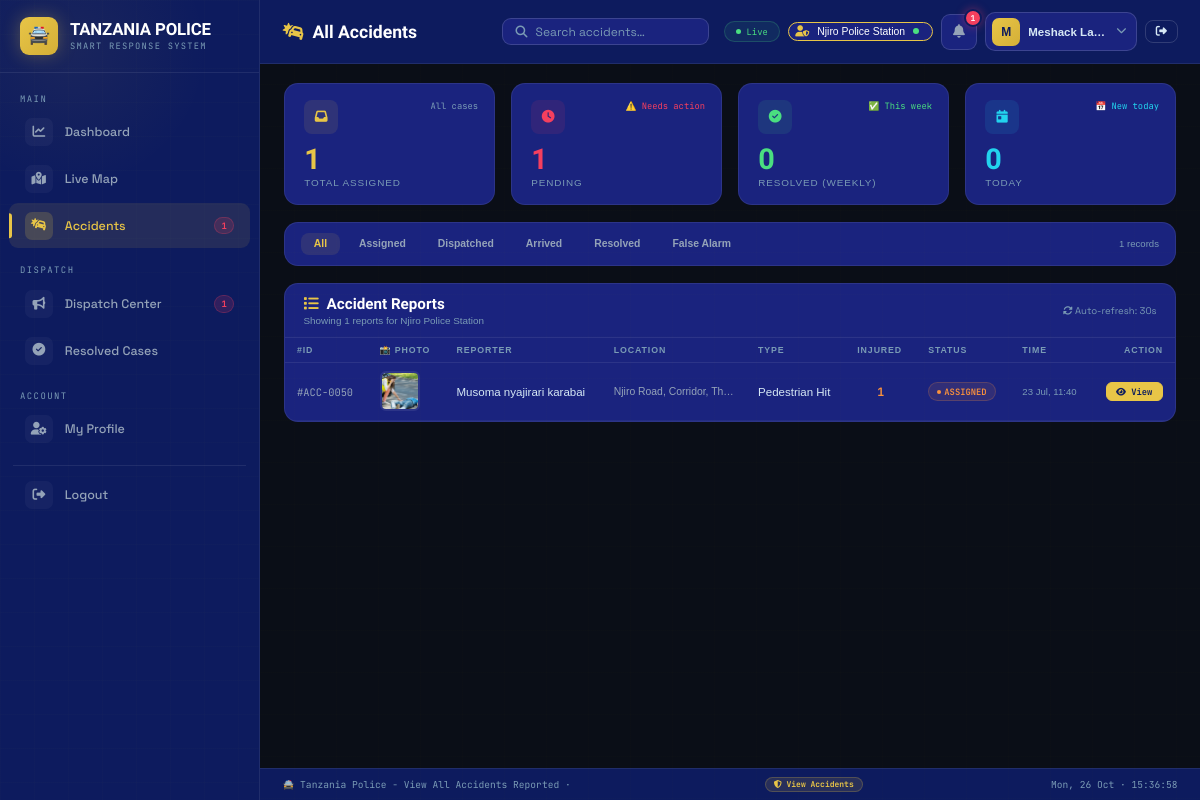
/police/view_accidents.php (signed in), run on the app's committed database.
### tables this page shows
CREATE TABLE `users` (
  `id` int(11) NOT NULL,
  `full_name` varchar(100) DEFAULT NULL,
  `phone` varchar(20) DEFAULT NULL,
  `email` varchar(100) DEFAULT NULL,
  `password` varchar(255) DEFAULT NULL,
  `role` enum('admin','police','hospital','citizen') DEFAULT 'citizen',
  `police_station_id` int(11) DEFAULT NULL,
  `hospital_station_id` int(11) DEFAULT NULL,
  `approval_status` enum('pending','approved','rejected') DEFAULT 'pending',
  `created_at` timestamp NOT NULL DEFAULT current_timestamp()
);

CREATE TABLE `police_stations` (
  `id` int(11) NOT NULL,
  `name` varchar(100) NOT NULL,
  `location` varchar(200) DEFAULT NULL,
  `phone` varchar(20) DEFAULT NULL,
  `email` varchar(100) DEFAULT NULL,
  `region` varchar(100) DEFAULT NULL,
  `latitude` decimal(10,8) DEFAULT NULL,
  `longitude` decimal(11,8) DEFAULT NULL,
  `is_active` tinyint(1) DEFAULT 1,
  `created_at` timestamp NOT NULL DEFAULT current_timestamp(),
  `updated_at` timestamp NOT NULL DEFAULT current_timestamp() ON UPDATE current_timestamp()
);

CREATE TABLE `accidents` (
  `id` int(11) NOT NULL,
  `reporter_name` varchar(100) NOT NULL,
  `reporter_phone` varchar(20) NOT NULL,
  `reporter_email` varchar(100) DEFAULT NULL,
  `accident_type` varchar(100) NOT NULL,
  `injuries` int(11) DEFAULT 0,
  `hazards` text DEFAULT NULL,
  `description` text DEFAULT NULL,
  `photo_path` varchar(255) DEFAULT NULL,
  `images` text DEFAULT NULL,
  `latitude` decimal(10,8) NOT NULL,
  `longitude` decimal(11,8) NOT NULL,
  `location_description` text DEFAULT NULL,
  `old_status` enum('pending','assigned','dispatched','resolved','false_alarm') DEFAULT 'pending',
  `police_status` enum('pending','assigned','dispatched','arrived','resolved','false_alarm') DEFAULT 'pending',
  `hospital_status` enum('pending','assigned','preparing','ambulance_dispatched','patient_received','treated','closed') DEFAULT 'pending',
  `assigned_police_id` int(11) DEFAULT NULL,
  `assigned_hospital_id` int(11) DEFAULT NULL,
  `created_at` timestamp NOT NULL DEFAULT current_timestamp()
);

### police/view_accidents.php (the view, shortened to what this page needs)
<?php
include __DIR__ . '/../connection.php';
function is_active($page) {
    return basename($_SERVER['PHP_SELF']) === $page ? 'active' : '';
}
function getAccidentImage($row) {
    if (!empty($row['images'])) {
        $images = json_decode($row['images'], true);
        if (is_array($images) && count($images) > 0) {
            return ltrim($images[0], '/');
        }
    }
    return null;
}
$police_id = $_SESSION['user_id'];
$user_query = $conn->query("
    SELECT u.*, ps.id as station_id, ps.name as station_name, ps.location
    FROM users u
    LEFT JOIN police_stations ps ON u.police_station_id = ps.id
    WHERE u.id = $police_id
");
$user = $user_query->fetch_assoc();
$police_station = $user['station_name'] ?? 'Police Station';
$police_station_id = $user['station_id'] ?? null;
$status_filter = $_GET['status'] ?? 'all';
$page = $_GET['page'] ?? 1;
$limit = 15;
$offset = ($page - 1) * $limit;
$where_conditions = ["assigned_police_id = $police_station_id"];
$where_sql = "WHERE " . implode(" AND ", $where_conditions);
$total_query = "SELECT COUNT(*) as total FROM accidents $where_sql";
$total_result = $conn->query($total_query);
$total_records = $total_result->fetch_assoc()['total'];
$query = "SELECT
            a.*,
            a.police_status as status,
            ps.name as police_station_name
          FROM accidents a
          LEFT JOIN police_stations ps ON a.assigned_police_id = ps.id
          $where_sql
          ORDER BY a.created_at DESC
          LIMIT $limit OFFSET $offset";
$accidents = $conn->query($query);
$stats_query = "SELECT
    (SELECT COUNT(*) FROM accidents WHERE assigned_police_id = $police_station_id AND police_status IN ('assigned', 'dispatched', 'arrived')) as active_cases,
    (SELECT COUNT(*) FROM accidents WHERE assigned_police_id = $police_station_id AND DATE(created_at) = CURDATE()) as today_cases,
    (SELECT COUNT(*) FROM accidents WHERE assigned_police_id = $police_station_id AND police_status = 'resolved' AND WEEK(created_at) = WEEK(CURDATE())) as weekly_resolved,
    (SELECT COUNT(*) FROM accidents WHERE assigned_police_id = $police_station_id AND police_status = 'resolved') as resolved_count,
    (SELECT COUNT(*) FROM accidents WHERE assigned_police_id = $police_station_id AND police_status = 'assigned') as pending_count,
    (SELECT COUNT(*) FROM accidents WHERE assigned_police_id = $police_station_id) as total_assigned";
$stats_result = $conn->query($stats_query);
$stats = $stats_result->fetch_assoc();
$pending_count = $stats['pending_count'] ?? 0;
$admin_name = htmlspecialchars($_SESSION['name'] ?? 'Police Officer');
$admin_init = strtoupper(substr($admin_name, 0, 1));
?>
<!DOCTYPE html>
<html lang="en">
<head>
<link rel="stylesheet" href="https://cdnjs.cloudflare.com/ajax/libs/font-awesome/6.5.0/css/all.min.css"/>
</head>
<body>
<div class="shell">
<aside class="sidebar">
  <a href="dashboard.php" class="sb-brand">
    <div class="sb-logo">🚔</div>
    <div>
      <div class="sb-title">TANZANIA POLICE</div>
      <div class="sb-sub">Smart Response System</div>
    </div>
  </a>
  <nav class="sb-nav">
    <div class="sb-sect">Main</div>
    <a href="dashboard.php" class="sb-item <?= is_active('dashboard.php') ?>">
      <span class="sb-ic"><i class="fas fa-chart-line"></i></span> Dashboard
    </a>
    <a href="live_map.php" class="sb-item <?= is_active('live_map.php') ?>">
      <span class="sb-ic"><i class="fas fa-map-marked-alt"></i></span> Live Map
    </a>
    <a href="view_accidents.php" class="sb-item active">
      <span class="sb-ic"><i class="fas fa-car-crash"></i></span> Accidents
      <?php if($pending_count > 0): ?>
        <span class="sb-badge red"><?= $pending_count ?></span>
      <?php endif; ?>
    </a>
    <div class="sb-sect" style="margin-top:.4rem">Dispatch</div>
    <a href="dispatch.php" class="sb-item <?= is_active('dispatch.php') ?>">
      <span class="sb-ic"><i class="fas fa-bullhorn"></i></span> Dispatch Center
      <?php if($pending_count > 0): ?>
        <span class="sb-badge red"><?= $pending_count ?></span>
      <?php endif; ?>
    <a href="resolved_cases.php" class="sb-item <?= basename($_SERVER['PHP_SELF']) == 'resolved_cases.php' ? 'active' : '' ?>">
      <span class="sb-ic"><i class="fas fa-check-circle"></i></span> Resolved Cases
    </a>
    <div class="sb-sect" style="margin-top:.4rem">Account</div>
    <a href="profile.php" class="sb-item <?= is_active('profile.php') ?>">
      <span class="sb-ic"><i class="fas fa-user-cog"></i></span> My Profile
    </a>
    <div class="sb-divider" style="margin-top:.8rem"></div>
    <a href="../logout.php" class="sb-logout-item">
      <span class="sb-ic"><i class="fas fa-sign-out-alt"></i></span>
      Logout
    </a>
  </nav>
</aside>
<div class="main">
  <div class="topbar">
    <div class="tb-title"><i class="fas fa-car-crash"></i>All Accidents</div>
    <div class="tb-search">
      <i class="fas fa-search"></i>
      <input type="text" placeholder="Search accidents…" oninput="filterTable(this.value)"/>
    </div>
    <div class="tb-acts">
      <div class="live-pill"><span class="live-dot"></span>Live</div>
      <div class="station-badge">
        <i class="fas fa-user-shield"></i>
        <span class="station-name"><?= htmlspecialchars($police_station) ?></span>
        <span class="status-dot"></span>
      </div>
      <div class="notif-wrap">
        <button class="notif-btn" onclick="toggleNotif()" id="notificationBell">
          <i class="fas fa-bell"></i>
          <span class="notif-count" id="notifCount" style="<?= $pending_count > 0 ? '' : 'display:none;' ?>">
            <?= $pending_count ?>
          </span>
        </button>
      </div>
      <div class="profile-wrap">
        <button class="profile-btn" id="profileBtn" onclick="toggleProfileDrop()">
          <div class="pa"><?= $admin_init ?></div>
          <span class="pname"><?= $admin_name ?></span>
          <i class="fas fa-chevron-down pchev"></i>
        </button>
      </div>
      <a href="../logout.php" class="tb-btn">
        <i class="fas fa-sign-out-alt"></i>
      </a>
    </div>
  </div>
  <div class="content">
    <div class="stats-row">
      <div class="sc c1">
        <div class="sc-ico"><i class="fas fa-inbox"></i></div>
        <div class="sc-num"><?= number_format($stats['total_assigned'] ?? 0) ?></div>
        <div class="sc-lbl">Total Assigned</div>
        <div class="sc-tag">All cases</div>
      </div>
      <div class="sc c2">
        <div class="sc-ico"><i class="fas fa-clock"></i></div>
        <div class="sc-num"><?= number_format($stats['pending_count'] ?? 0) ?></div>
        <div class="sc-lbl">Pending</div>
        <div class="sc-tag" style="color:var(--red)">⚠️ Needs action</div>
      </div>
      <div class="sc c3">
        <div class="sc-ico"><i class="fas fa-check-circle"></i></div>
        <div class="sc-num"><?= number_format($stats['weekly_resolved'] ?? 0) ?></div>
        <div class="sc-lbl">Resolved (Weekly)</div>
        <div class="sc-tag" style="color:var(--green)">✅ This week</div>
      </div>
      <div class="sc c4">
        <div class="sc-ico"><i class="fas fa-calendar-day"></i></div>
        <div class="sc-num"><?= number_format($stats['today_cases'] ?? 0) ?></div>
        <div class="sc-lbl">Today</div>
        <div class="sc-tag" style="color:var(--sky)">📅 New today</div>
      </div>
    </div>
    <div class="filter-bar">
      <a href="?status=all" class="<?= $status_filter=='all'?'active':'' ?>">All</a>
      <a href="?status=assigned" class="<?= $status_filter=='assigned'?'active':'' ?>">Assigned</a>
      <a href="?status=dispatched" class="<?= $status_filter=='dispatched'?'active':'' ?>">Dispatched</a>
      <a href="?status=arrived" class="<?= $status_filter=='arrived'?'active':'' ?>">Arrived</a>
      <a href="?status=resolved" class="<?= $status_filter=='resolved'?'active':'' ?>">Resolved</a>
      <a href="?status=false_alarm" class="<?= $status_filter=='false_alarm'?'active':'' ?>">False Alarm</a>
      <span class="count"><?= $total_records ?> records</span>
    </div>
    <div class="panel">
      <div class="ph">
        <div>
          <div class="ph-t"><i class="fas fa-list"></i>Accident Reports</div>
          <div class="ph-s">Showing <?= $total_records ?> reports for <?= htmlspecialchars($police_station) ?></div>
        </div>
        <div style="display:flex;gap:.5rem;align-items:center">
          <span class="ph-a" style="font-size:.6rem;color:var(--muted);cursor:default;">
            <i class="fas fa-sync-alt"></i> Auto-refresh: 30s
          </span>
        </div>
      </div>
      <div class="tbl-wrap">
        <table>
          <thead>
            <tr>
              <th>#ID</th>
              <th>📸 Photo</th>
              <th>Reporter</th>
              <th>Location</th>
              <th>Type</th>
              <th>Injured</th>
              <th>Status</th>
              <th>Time</th>
              <th style="text-align:right">Action</th>
            </tr>
          </thead>
          <tbody id="tableBody">
          <?php if($accidents && $accidents->num_rows > 0):
            while($r = $accidents->fetch_assoc()):
                $img_path = getAccidentImage($r);
                $has_img = $img_path && file_exists('../' . $img_path);
          ?>
          <tr>
            <td class="td-id">#ACC-<?= str_pad($r['id'],4,'0',STR_PAD_LEFT) ?></td>
            <td>
              <?php if($has_img): ?>
                <img src="../<?= htmlspecialchars($img_path) ?>"
                     alt="Accident scene"
                     class="thumbnail-img"
                     onclick="viewAccident(<?= $r['id'] ?>)"
                     onerror="this.style.display='none';this.parentElement.innerHTML='<span class=\'image-placeholder\'><i class=\'fas fa-image\'></i></span>'">
              <?php else: ?>
                <span class="image-placeholder"><i class="fas fa-image"></i></span>
              <?php endif; ?>
            </td>
            <td style="font-weight:500"><?= htmlspecialchars($r['reporter_name']?:'Anonymous') ?></td>
            <td class="td-loc" title="<?= htmlspecialchars($r['location_description']??'') ?>">
              <?= htmlspecialchars(substr($r['location_description']??'Unknown',0,30)) ?>
            </td>
            <td><?= htmlspecialchars($r['accident_type']??'—') ?></td>
            <td class="td-inj" style="color:<?= $r['injuries'] > 2 ? 'var(--red)' : ($r['injuries'] > 0 ? 'var(--amber)' : 'var(--green)') ?>">
              <?= intval($r['injuries']) ?>
            </td>
            <td>
              <span class="badge <?= $r['status'] ?>">
                <span class="badge-dot"></span><?= ucfirst($r['status']) ?>
              </span>
            </td>
            <td class="td-time"><?= date('d M, H:i',strtotime($r['created_at'])) ?></td>
            <td style="text-align:right;white-space:nowrap">
              <button class="view-btn-gold" onclick="viewAccident(<?= $r['id'] ?>)">
                <i class="fas fa-eye"></i> View
              </button>
            </td>
          </tr>
          <?php endwhile; endif; ?>
          </tbody>
        </table>
      </div>
    </div>
  </div>
  <div class="footer">
    <span>🚔 Tanzania Police - View All Accidents Reported&nbsp;·&nbsp;</span>
    <span class="dual-status-badge"><i class="fas fa-shield-alt"></i> View Accidents</span>
    <span id="clock"></span>
  </div>
</div>
</div>
</body>
</html>

### data on the page
users: police_station.name "Njiro Police Station"
accidents: id "0050", reporter_name "Musoma nyajirari karabai", location_description "Njiro Road, Corridor, Th…", accident_type "Pedestrian Hit", injuries "1", police_status "ASSIGNED", created_at "23 Jul, 11:40"

### other printed values
$pending_count "1"
$admin_init "M"
$admin_name "Meshack La…"
$stats['total_assigned'] "1"
$stats['pending_count'] "1"
$stats['weekly_resolved'] "0"
$stats['today_cases'] "0"
$total_records "1"
